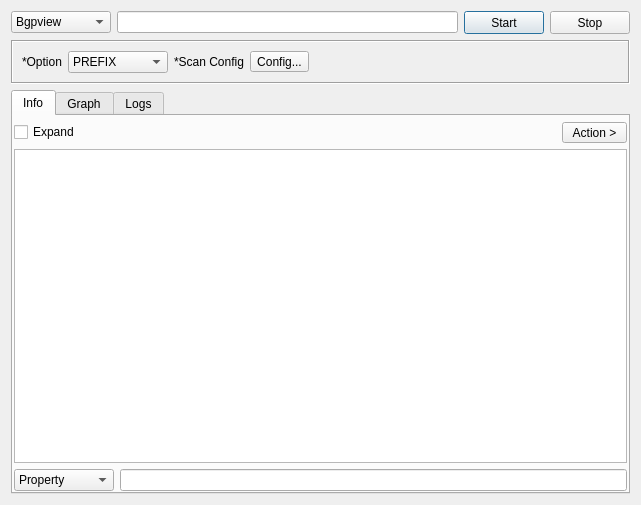
<?xml version="1.0" encoding="UTF-8"?>
<ui version="4.0">
 <class>CidrTool</class>
 <widget class="QDialog" name="CidrTool">
  <property name="geometry">
   <rect>
    <x>0</x>
    <y>0</y>
    <width>641</width>
    <height>505</height>
   </rect>
  </property>
  <property name="windowTitle">
   <string>CIDR Tool</string>
  </property>
  <layout class="QVBoxLayout" name="verticalLayout_3">
   <item>
    <layout class="QHBoxLayout" name="horizontalLayout_2">
     <item>
      <widget class="QComboBox" name="comboBoxEngine">
       <property name="minimumSize">
        <size>
         <width>100</width>
         <height>0</height>
        </size>
       </property>
       <item>
        <property name="text">
         <string>Bgpview</string>
        </property>
       </item>
      </widget>
     </item>
     <item>
      <widget class="QLineEdit" name="lineEditTarget"/>
     </item>
     <item>
      <widget class="QPushButton" name="buttonStart">
       <property name="minimumSize">
        <size>
         <width>75</width>
         <height>23</height>
        </size>
       </property>
       <property name="text">
        <string>Start</string>
       </property>
      </widget>
     </item>
     <item>
      <widget class="QPushButton" name="buttonStop">
       <property name="minimumSize">
        <size>
         <width>75</width>
         <height>23</height>
        </size>
       </property>
       <property name="text">
        <string>Stop</string>
       </property>
      </widget>
     </item>
    </layout>
   </item>
   <item>
    <widget class="QFrame" name="frame">
     <property name="frameShape">
      <enum>QFrame::Box</enum>
     </property>
     <property name="frameShadow">
      <enum>QFrame::Sunken</enum>
     </property>
     <layout class="QHBoxLayout" name="horizontalLayout">
      <item>
       <widget class="QLabel" name="label">
        <property name="text">
         <string>*Option</string>
        </property>
       </widget>
      </item>
      <item>
       <widget class="QComboBox" name="comboBoxOption">
        <property name="minimumSize">
         <size>
          <width>100</width>
          <height>0</height>
         </size>
        </property>
        <item>
         <property name="text">
          <string>PREFIX</string>
         </property>
        </item>
       </widget>
      </item>
      <item>
       <widget class="QLabel" name="label_2">
        <property name="text">
         <string>*Scan Config</string>
        </property>
       </widget>
      </item>
      <item>
       <widget class="QToolButton" name="buttonConfig">
        <property name="text">
         <string>Config...</string>
        </property>
       </widget>
      </item>
      <item>
       <spacer name="horizontalSpacer">
        <property name="orientation">
         <enum>Qt::Horizontal</enum>
        </property>
        <property name="sizeHint" stdset="0">
         <size>
          <width>40</width>
          <height>20</height>
         </size>
        </property>
       </spacer>
      </item>
     </layout>
    </widget>
   </item>
   <item>
    <widget class="QTabWidget" name="tabWidget">
     <property name="currentIndex">
      <number>0</number>
     </property>
     <widget class="QWidget" name="tabInfo">
      <attribute name="title">
       <string>Info</string>
      </attribute>
      <layout class="QVBoxLayout" name="verticalLayout">
       <property name="leftMargin">
        <number>1</number>
       </property>
       <property name="topMargin">
        <number>6</number>
       </property>
       <property name="rightMargin">
        <number>1</number>
       </property>
       <property name="bottomMargin">
        <number>1</number>
       </property>
       <item>
        <layout class="QHBoxLayout" name="horizontalLayout_3">
         <item>
          <widget class="QCheckBox" name="checkBoxExpand">
           <property name="text">
            <string>Expand</string>
           </property>
          </widget>
         </item>
         <item>
          <spacer name="horizontalSpacer_2">
           <property name="orientation">
            <enum>Qt::Horizontal</enum>
           </property>
           <property name="sizeHint" stdset="0">
            <size>
             <width>40</width>
             <height>20</height>
            </size>
           </property>
          </spacer>
         </item>
         <item>
          <widget class="QToolButton" name="buttonAction">
           <property name="minimumSize">
            <size>
             <width>65</width>
             <height>20</height>
            </size>
           </property>
           <property name="text">
            <string>Action &gt;</string>
           </property>
          </widget>
         </item>
        </layout>
       </item>
       <item>
        <widget class="QTreeView" name="treeResults">
         <property name="acceptDrops">
          <bool>false</bool>
         </property>
         <property name="alternatingRowColors">
          <bool>true</bool>
         </property>
         <property name="selectionMode">
          <enum>QAbstractItemView::SingleSelection</enum>
         </property>
         <attribute name="headerCascadingSectionResizes">
          <bool>true</bool>
         </attribute>
         <attribute name="headerMinimumSectionSize">
          <number>200</number>
         </attribute>
         <attribute name="headerDefaultSectionSize">
          <number>300</number>
         </attribute>
         <attribute name="headerHighlightSections">
          <bool>true</bool>
         </attribute>
        </widget>
       </item>
       <item>
        <layout class="QHBoxLayout" name="horizontalLayout_4">
         <item>
          <widget class="QComboBox" name="comboBoxFilter">
           <property name="minimumSize">
            <size>
             <width>100</width>
             <height>0</height>
            </size>
           </property>
           <item>
            <property name="text">
             <string>Property</string>
            </property>
           </item>
           <item>
            <property name="text">
             <string>Value</string>
            </property>
           </item>
          </widget>
         </item>
         <item>
          <widget class="QLineEdit" name="lineEditFilter"/>
         </item>
        </layout>
       </item>
      </layout>
     </widget>
     <widget class="QWidget" name="tabGraph">
      <attribute name="title">
       <string>Graph</string>
      </attribute>
     </widget>
     <widget class="QWidget" name="tabLogs">
      <attribute name="title">
       <string>Logs</string>
      </attribute>
      <layout class="QVBoxLayout" name="verticalLayout_2">
       <property name="leftMargin">
        <number>1</number>
       </property>
       <property name="topMargin">
        <number>6</number>
       </property>
       <property name="rightMargin">
        <number>1</number>
       </property>
       <property name="bottomMargin">
        <number>1</number>
       </property>
       <item>
        <widget class="QPlainTextEdit" name="plainTextEditLogs"/>
       </item>
      </layout>
     </widget>
    </widget>
   </item>
  </layout>
 </widget>
 <resources/>
 <connections/>
</ui>
